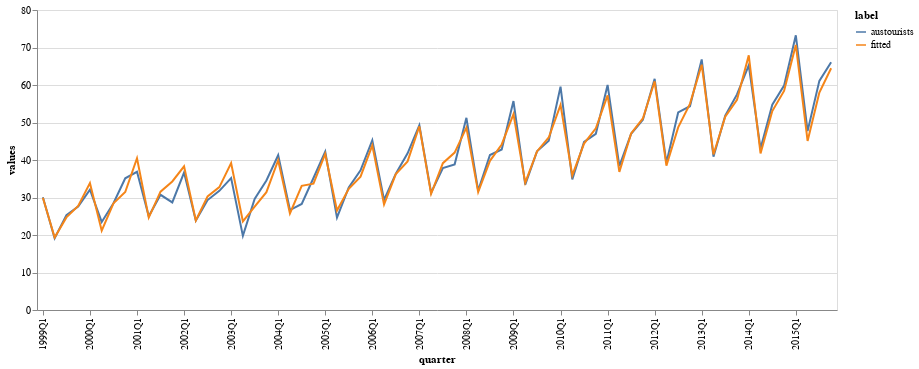

Write notebook code for a chart like this one.
### Markdown cell above
Now we can plot the data.

### Code cell
(
    alt.Chart(
        austourists.join(aust_ets.fittedvalues.rename("fitted"))
        .stack()
        .reset_index(name="values")
        .rename(columns={"level_0": "quarter", "level_1": "label"})
        .assign(quarter=lambda df: df.quarter.apply(str))
    )
    .mark_line()
    .encode(
        x=alt.X("quarter:O", axis=alt.Axis(values=_aust.quarter.values[::4])),
        y="values:Q",
        color="label",
    )
    .properties(width=800)
)

### Figure 1 — Vega-Lite specification as saved in the notebook (floating-point values rounded to 4 significant figures; data arrays with more than 128 entries replaced by an {"elided": "..."} marker saying what was removed)
{"config": {"view": {"continuousWidth": 400, "continuousHeight": 300}}, "data": {"name": "data-3bcdbb27a43458fe247bdf00119e59fa"}, "mark": "line", "encoding": {"color": {"type": "nominal", "field": "label"}, "x": {"type": "ordinal", "axis": {"values": ["1999Q1", "2000Q1", "2001Q1", "2002Q1", "2003Q1", "2004Q1", "2005Q1", "2006Q1", "2007Q1", "2008Q1", "2009Q1", "2010Q1", "2011Q1", "2012Q1", "2013Q1", "2014Q1", "2015Q1"]}, "field": "quarter"}, "y": {"type": "quantitative", "field": "values"}}, "width": 800, "$schema": "https://vega.github.io/schema/vega-lite/v4.8.1.json", "datasets": {"data-3bcdbb27a43458fe247bdf00119e59fa": {"elided": "136 records"}}}
